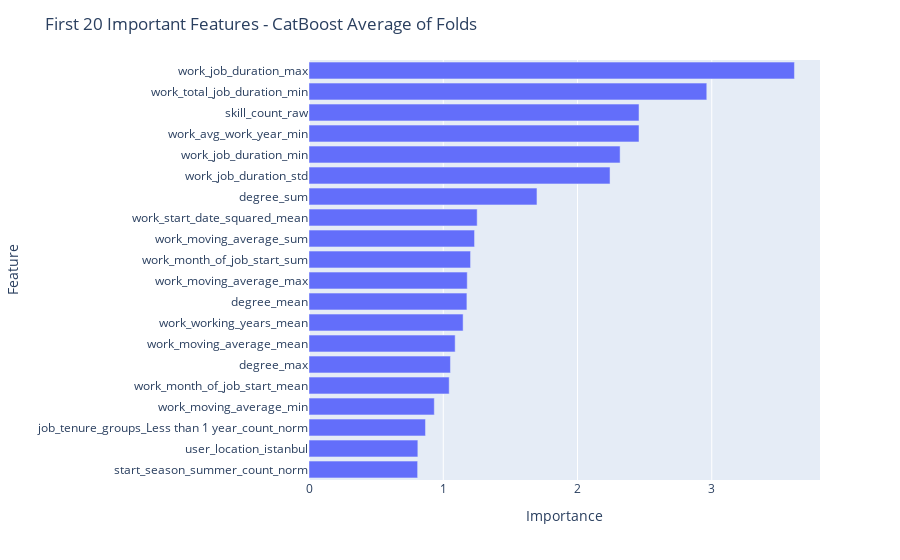

Notebook code cell kept with this figure:
### Code cell
from sklearn.model_selection import KFold
from catboost import CatBoostClassifier
import lightgbm as lgb
from sklearn.ensemble import RandomForestClassifier
from sklearn.metrics import f1_score, roc_auc_score, average_precision_score, recall_score, precision_score, accuracy_score
import re
import xgboost as xgb
from sklearn.ensemble import AdaBoostClassifier
from catboost import CatBoostClassifier




X_train_user_id = train["user_id"]

y = train["moved_after_2019"]
X = train.drop(columns=["moved_after_2019", "user_id"])

auc_errs = []
ap_errs = []
prec_errs = []
recall_errs = []
f1_errs = []
acc_scores = []

models = []

kf = KFold(n_splits=10)

for split_train, split_val in list(kf.split(X)):
    
    split_train = X.index[split_train]
    split_val = X.index[split_val]
    
    X_train, y_train = X.loc[split_train], y.loc[split_train]
    X_val, y_val = X.loc[split_val], y.loc[split_val]
    print("Train shape:", X_train.shape, "|", "Val Shape:", X_val.shape)
    print("Positive Count in Val Split:", y_val.sum())

    model = CatBoostClassifier(
        **{'learning_rate': 0.01,
        'depth': 2,
        'iterations': 100000,
        'use_best_model': True,
        'eval_metric': "F1:use_weights=False",
        'scale_pos_weight': 5,
        'random_state': 986,
        'allow_writing_files': False,
        'thread_count': 12
        },
        early_stopping_rounds=2500,
    )
        

    model.fit(
        X_train,
        y_train,
        eval_set=(X_val, y_val),
        verbose=1500,
    )
    
    preds = model.predict(X_val)
    pred_probas = model.predict_proba(X_val)[:,1]

    print("Positive Count in Predictions:", preds.sum())
    
    acc = accuracy_score(y_val, preds)
    print("Accuracy: ", acc)
    acc_scores.append(acc)
    
    f1_err = f1_score(y_val, preds)
    print("Fold F1: ", f1_err)
    f1_errs.append(f1_err)

    prec_err = precision_score(y_val, preds)
    print("Fold Precision: ", prec_err)
    prec_errs.append(prec_err)

    recall_err = recall_score(y_val, preds)
    print("Fold Recall: ", recall_err)
    recall_errs.append(recall_err)
    
    auc_err = roc_auc_score(y_val, pred_probas)
    print("Fold AUC: ", auc_err)
    auc_errs.append(auc_err)

    ap_err = average_precision_score(y_val, pred_probas)
    print("Fold AP: ", ap_err)
    ap_errs.append(ap_err)
    
    models.append(model)
    
    print("\n", "*"*70, "\n")

import plotly.express as px
importance = [model.feature_importances_ for model in models]

f_importance = pd.concat([pd.Series(X.columns.to_list(),name='Feature'),
                        pd.Series(np.mean(importance,axis=0),name="Importance")],
                        axis=1).sort_values(by='Importance',
                                            ascending=True)

fig = px.bar(f_importance.tail(20),x='Importance',y='Feature')
fig.update_layout(
    title_text="First 20 Important Features - CatBoost Average of Folds"
)
fig.show()

### Figure 1 — Plotly figure (JSON) as saved in the notebook; plotly's stock layout.template omitted (floating-point values rounded to 4 significant figures)
{"data": [{"alignmentgroup": "True", "hovertemplate": "Importance=%{x}<br>Feature=%{y}<extra></extra>", "legendgroup": "", "marker": {"color": "#636efa", "pattern": {"shape": ""}}, "name": "", "offsetgroup": "", "orientation": "h", "showlegend": false, "textposition": "auto", "type": "bar", "x": [0.8093, 0.8108, 0.8676, 0.9333, 1.044, 1.054, 1.089, 1.148, 1.176, 1.179, 1.203, 1.233, 1.253, 1.698, 2.242, 2.317, 2.458, 2.458, 2.963, 3.616], "xaxis": "x", "y": ["start_season_summer_count_norm", "user_location_istanbul", "job_tenure_groups_Less than 1 year_count_norm", "work_moving_average_min", "work_month_of_job_start_mean", "degree_max", "work_moving_average_mean", "work_working_years_mean", "degree_mean", "work_moving_average_max", "work_month_of_job_start_sum", "work_moving_average_sum", "work_start_date_squared_mean", "degree_sum", "work_job_duration_std", "work_job_duration_min", "work_avg_work_year_min", "skill_count_raw", "work_total_job_duration_min", "work_job_duration_max"], "yaxis": "y"}], "layout": {"barmode": "relative", "legend": {"tracegroupgap": 0}, "margin": {"t": 60}, "title": {"text": "First 20 Important Features - CatBoost Average of Folds"}, "xaxis": {"anchor": "y", "domain": [0, 1], "title": {"text": "Importance"}}, "yaxis": {"anchor": "x", "domain": [0, 1], "title": {"text": "Feature"}}}}
